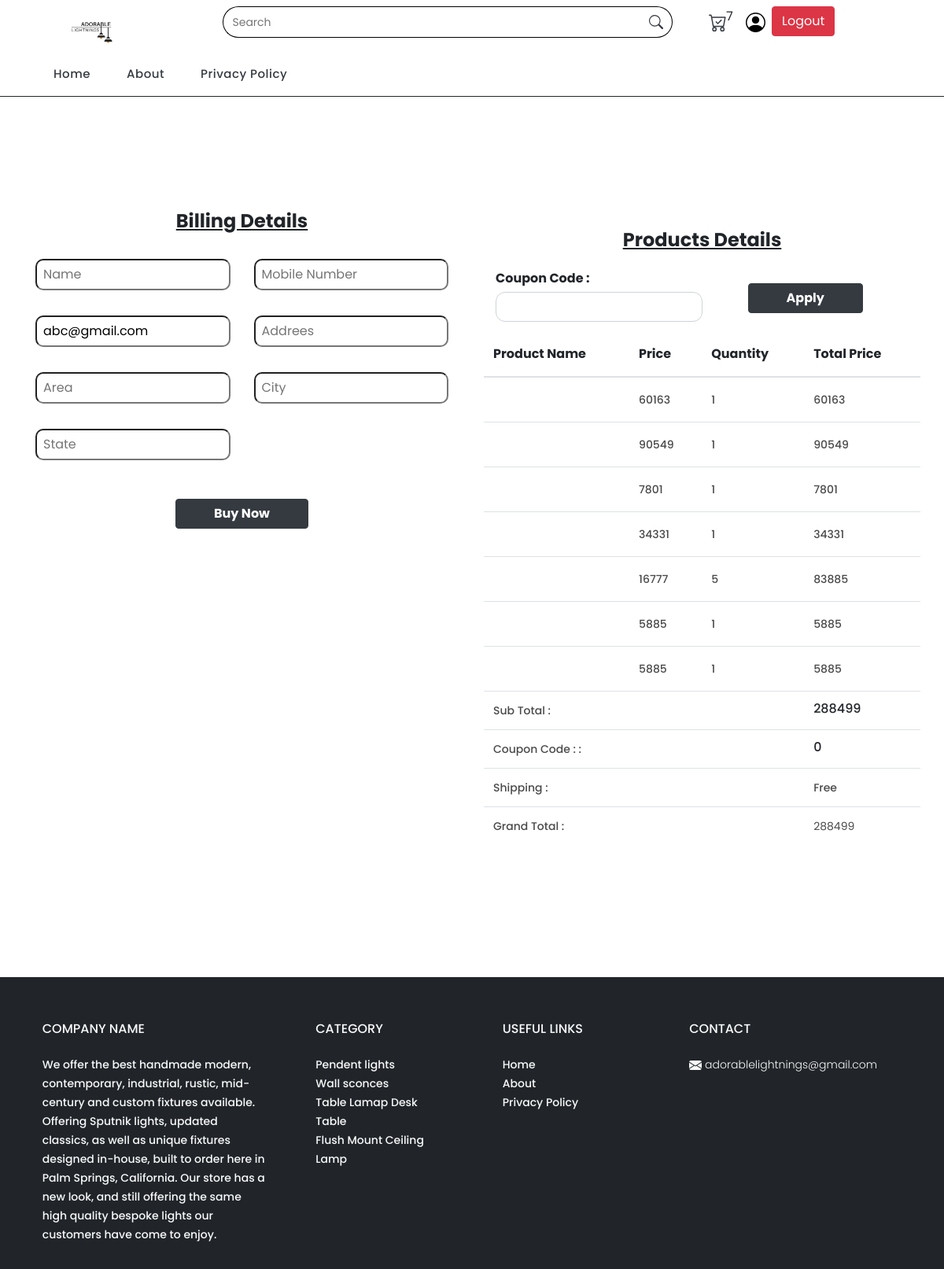
/checkout.php (signed in), run on the app's committed database.
### tables this page shows
CREATE TABLE `cart` (
  `id` int(11) NOT NULL,
  `productname` varchar(255) NOT NULL,
  `email` varchar(255) NOT NULL,
  `quntity` int(11) NOT NULL,
  `Personalisation` varchar(255) NOT NULL,
  `price` varchar(255) NOT NULL,
  `f_quntity` varchar(255) NOT NULL
);

CREATE TABLE `categories` (
  `productid` int(11) NOT NULL,
  `name` varchar(255) NOT NULL,
  `cat_img` varchar(255) NOT NULL
);

### checkout.php (the view, shortened to what the rows shown need)
<?php
include "./include/header.php";
require "./admin/conn/conn.php";
$username6=$_SESSION["Adobeuserdata12"];
if($username6== true){
?>
<?php
if($_GET['type']=='Buy'){
$id=$_GET['id'];
?>
<section>
    <div class="container-fluid container-md my-5 py-5">
        <div class="d-flex flex-wrap my-5">
            <div class="col-md-6">
                <center>
                    <h4>
                        <b>
                            <u>
                                Billing Details
                            </u>
                        </b>
                    </h4>
                </center>
                <div class="col-12 ">
                </div>
                <form action="./payment.php" method="post" id="buydata" class="d-flex flex-wrap my-3">
                    <div class="col-md-6 col-12 my-3">
                        <input type="text" name="Name" placeholder="Name" class="px-2"
                            style="width:100%; border-radius:10px; height:40px" required>
                    </div>
                    <div class="col-md-6 my-3">
                        <input type="tel" name="mnumber" placeholder="Mobile Number" id="" class="px-2"
                            style="width:100%; border-radius:10px; height:40px" required>
                    </div>
                    <div class="col-md-6 my-3">
                        <input type="email" name="email" class="px-2" value="<?php  echo  $username6;  ?>" readonly
                            id="" style="width:100%; border-radius:10px; height:40px">
                    </div>
                    <div class="col-md-6 my-3">
                        <input type="text" name="Address" placeholder="Addrees" id="" class="px-2"
                            style="width:100%; border-radius:10px; height:40px" required>
                    </div>
                    <div class="col-md-6 my-3">
                        <input type="text" name="Area" placeholder="Area" id="" class="px-2"
                            style="width:100%; border-radius:10px; height:40px" required>
                    </div>
                    <div class="col-md-6 my-3">
                        <input type="text" name="City" placeholder="City" id="" class="px-2"
                            style="width:100%; border-radius:10px; height:40px" required>
                    </div>
                    <div class="col-md-6 my-3">
                        <input type="text" name="State" placeholder="State" id="" class="px-2"
                            style="width:100%; border-radius:10px; height:40px" required>
                    </div>
                    <div class="col-md-6 my-3">
                        <input type="text" name="CouponCode" placeholder="CouponCode" id="coupons" class="px-2"
                            style="width:100%; border-radius:10px; height:40px;display:none;">
                    </div>
                    <div class="col-md-6 my-3">
                        <input type="text" name="couponAmount" placeholder="Amount" id="couponamount" class="px-2"
                            style="width:100%; border-radius:10px; height:40px;display:none;">
                    </div>
                    <div class="col-md-6 my-3">
                        <input type="text" name="pid" value="<?php  echo  $id  ?>" placeholder="Amount" id="couponamount" class="px-2"
                            style="width:100%; border-radius:10px; height:40px;display:none;">
                    </div>
                    <div class="col-12 py-4 ">
                        <center>
                            <button name="buy" class="btn btn-dark px-5 me-5"><b>
                                    Buy Now </b></button>
                        </center>
                    </div>
                </form>
            </div>
            <div class="col-md-6 my-2">
                <center>
                    <h4 class="my-3">
                        <b>
                            <u>
                                Products Details
                            </u>
                        </b>
                    </h4>
                </center>
                <div class="col-12">
                    <form class="d-flex flex-wrap " action="" method="post" class="">
                        <div class="col-6 px-0">
                            <h6 class="my-2">
                                <b>
                                    Coupon Code :
                                </b>
                            </h6>
                            <input type="text" name="Coupon Code" class="form-control" placehoder="Coupon Code"
                                id="cuponcode" style="    border-radius: 12px;">
                            <center>
                                <p id="cupondata" style="display:none; color:red;    font-weight: 400;">
                                    <b>
                                        Coupon code is Empty
                                    </b>
                                </p>
                                <p id="couponinvaild" style="display:none; color:red;    font-weight: 400;">
                                    <b>
                                        Coupon code is invalid
                                    </b>
                                </p>
                            </center>
                        </div>
                        <div class="col-md-6">
                            <center>
                                <button type="button" name="" placeholder="Coupon Code" id=""
                                    class="btn btn-dark my-4 px-5" onclick="showdata()" stule="border-radius:10px;"><b>
                                        Apply </b> </button>
                            </center>
                        </div>
                    </form>
                </div>
                <table class="table">
                    <thead class="col-12 ">
                        <tr>
                            <th scope="col" class="col-md-4 py-3" style="border-top: none;">Product Name</th>
                            <th scope="col" class=" py-3" style="border-top: none;">Price</th>
                            <th scope="col" class=" py-3" style="border-top: none;">Quantity</th>
                            <th scope="col" class=" py-3" style="border-top: none;">Total Price</th>
                        </tr>
                    </thead>
                    <tbody>
                        <?php
$sql="SELECT * FROM `cart` WHERE email='$username6' and productname='$id'";
$result = mysqli_query($conn, $sql);
if (mysqli_num_rows($result) > 0) {
    $numrow=mysqli_num_rows($result);
    while($row = mysqli_fetch_assoc($result)) {
                                 ?>
                        <tr>
                            <td class=" py-3">
                                <p style="  font-weight: 500;"> <?php echo  mans($row['productname'])   ?> </p>
                                <p style="display:none;">
                                </p>
                            </td>
                            <td class=" py-3">
                                <p class="" style="  font-weight: 500;"> <?php   echo  $row['price'];  ?> </p>
                            </td>
                            <td class=" py-3">
                                <p class="" style="  font-weight: 500;"> <?php   echo  $row['f_quntity'];  ?> </p>
                            </td>
                            <td class=" py-3">
                                <p class="pricsed" style="  font-weight: 500;">
                                    <?php   echo  $row['price']* $row['f_quntity'];  ?> </p>
                                <?php   $row['price']* $row['f_quntity'];  ?>
                            </td>
                        </tr>
                        <?php
}
}
                                ?>
                        <tr class="my-3">
                            <th colspan="3">
                                <p> <b style="    font-weight: 500;">
                                        Sub Total :
                                    </b> </p>
                            </th>
                            <th colspan="2">
                                <h6>
                                    <span id="prised">
                                    </span>
                                </h6>
                            </th>
                        </tr>
                        <tr class="my-3">
                            <th colspan="3">
                                <p> <b style="    font-weight: 500;">
                                        Coupon Code : :
                                    </b> </p>
                            </th>
                            <th colspan="2">
                                <h6>
                                    <span id="coupon">
                                        0
                                    </span>
                                </h6>
                            </th>
                        </tr>
                        <tr class="my-3">
                            <th colspan="3">
                                <p> <b style="    font-weight: 500;">
                                        Shipping :
                                    </b> </p>
                            </th>
                            <th colspan="2">
                                <p>
                                    <span style="font-weight: 500;">
                                        Free
                                    </span>
                                </p>
                            </th>
                        </tr>
                        <tr class="my-3">
                            <th colspan="3">
                                <p> <b style="    font-weight: 500;">
                                        Grand Total :
                                    </b> </p>
                            </th>
                            <th colspan="2">
                                <p>
                                    <b id="grandtotal">
                                        0
                                    </b>
                                </p>
                            </th>
                        </tr>
                    </tbody>
                </table>
            </div>
        </div>
</section>
<?php
}else{
  ?>
<section>
    <div class="container-fluid container-md my-5 py-5">
        <div class="d-flex flex-wrap my-5">
            <div class="col-md-6 my-2">
                <table class="table">
                    <thead class="col-12 ">
                        <tr>
                            <th scope="col" class="col-md-4 py-3" style="border-top: none;">Product Name</th>
                            <th scope="col" class=" py-3" style="border-top: none;">Price</th>
                            <th scope="col" class=" py-3" style="border-top: none;">Quantity</th>
                            <th scope="col" class=" py-3" style="border-top: none;">Total Price</th>
                        </tr>
                    </thead>
                    <tbody>
                        <?php
$sql="SELECT * FROM `cart` WHERE email='$username6'";
$result = mysqli_query($conn, $sql);
if (mysqli_num_rows($result) > 0) {
    while($row = mysqli_fetch_assoc($result)) {
                                 ?>
                        <tr>
                            <td class=" py-3">
                            </td>
                            <td class=" py-3">
                                <p class="" style="  font-weight: 500;"> <?php   echo  $row['price'];  ?> </p>
                            </td>
                            <td class=" py-3">
                                <p class="" style="  font-weight: 500;"> <?php   echo  $row['f_quntity'];  ?> </p>
                            </td>
                            <td class=" py-3">
                                <p class="pricsed" style="  font-weight: 500;">
                                    <?php   echo  $row['price']* $row['f_quntity'];  ?> </p>
                            </td>
                        </tr>
                        <?php
}
}
                                ?>
                        <tr class="my-3">
                            <th colspan="3">
                                <p> <b style="    font-weight: 500;">
                                        Sub Total :
                                    </b> </p>
                            </th>
                            <th colspan="2">
                                <h6>
                                    <span id="prised">
                                    </span>
                                </h6>
                            </th>
                        </tr>
                        <tr class="my-3">
                            <th colspan="3">
                                <p> <b style="    font-weight: 500;">
                                        Coupon Code : :
                                    </b> </p>
                            </th>
                            <th colspan="2">
                                <h6>
                                    <span id="coupon">
                                        0
                                    </span>
                                </h6>
                            </th>
                        </tr>
                        <tr class="my-3">
                            <th colspan="3">
                                <p> <b style="    font-weight: 500;">
                                        Shipping :
                                    </b> </p>
                            </th>
                            <th colspan="2">
                                <p>
                                    <span style="font-weight: 500;">
                                        Free
                                    </span>
                                </p>
                            </th>
                        </tr>
                        <tr class="my-3">
                            <th colspan="3">
                                <p> <b style="    font-weight: 500;">
                                        Grand Total :
                                    </b> </p>
                            </th>
                            <th colspan="2">
                                <p>
                                    <b id="grandtotal">
                                    </b>
                                </p>
                            </th>
                        </tr>
                    </tbody>
                </table>
            </div>
        </div>
</section>
<?php
}
}
else{
    header('Location:index.php');
}
?>
<?php
include "./include/footer.php";
 function mans($mas){
    global $pname,$conn;
return $pname;
 }
?>

### include/footer.php (shortened to what the rows shown need)
<footer class="text-center text-lg-start bg-body-tertiary text-mutedm  py-2" style="background-color: #212529;">
    <section class="">
        <div class="container text-center text-md-start mt-5">
            <div class="row mt-3">
                <div class="col-md-2 col-lg-2 col-xl-2 mx-auto mb-4  text-light">
                    <?php
        $sql = "SELECT * FROM `categories` WHERE 1";
        $result = mysqli_query($conn, $sql);
        if (mysqli_num_rows($result) > 0) {
          while ($row = mysqli_fetch_assoc($result)) {
        ?>
                    <p style="text-align: start;">
                        <a href="./productlist.php? catname=<?php echo $row['name'] ?>" class="text-reset  text-light"
                            style="text-align: left;    font-size: 14px;    font-weight: 500;"><?php echo $row['name'] ?></a>
                    </p>
                    <?php
          }
        }
          ?>
                </div>
            </div>
        </div>
    </section>
</footer>
</body>
</html>

### data on the page
cart: price "60163", f_quntity "1", $row['price']*$row['f_quntity'] "60163"
cart: price "90549", f_quntity "1", $row['price']*$row['f_quntity'] "90549"
cart: price "7801", f_quntity "1", $row['price']*$row['f_quntity'] "7801"
cart: price "34331", f_quntity "1", $row['price']*$row['f_quntity'] "34331"
cart: price "16777", f_quntity "5", $row['price']* $row['f_quntity'] "83885"
cart: price "5885", f_quntity "1", $row['price']*$row['f_quntity'] "5885"
cart: price "5885", f_quntity "1", $row['price']*$row['f_quntity'] "5885"
categories: name "Pendent lights"
categories: name "Wall sconces"
categories: name "Table Lamap Desk Table"
categories: name "Flush Mount Ceiling Lamp"

### other printed values
$rowcount "7"
